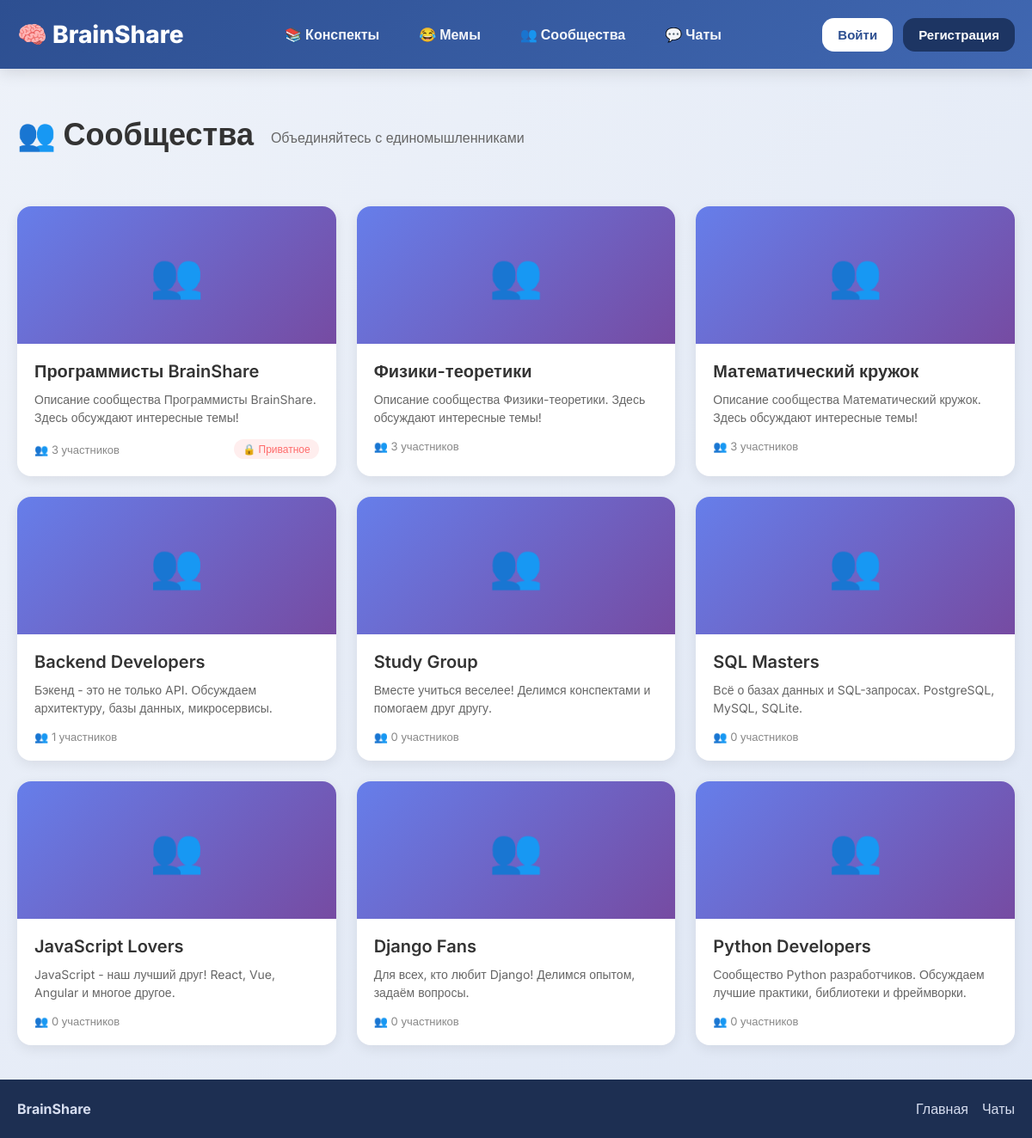
The page /communities/ on the database its author committed.
### communities/models.py (models this page shows, shortened)
class Community(models.Model):
    name = models.CharField(max_length=100, verbose_name="Название")
    description = models.TextField(verbose_name="Описание", blank=True)
    image = models.ImageField(
        upload_to='communities/',
        verbose_name="Изображение",
        blank=True,
        null=True
    )
    creator = models.ForeignKey(
        User,
        on_delete=models.CASCADE,
        related_name='created_communities',
        verbose_name="Создатель"
    )
    members = models.ManyToManyField(
        User,
        through='CommunityMembership',
        related_name='communities',
        verbose_name="Участники"
    )
    created_at = models.DateTimeField(auto_now_add=True, verbose_name="Дата создания")
    is_private = models.BooleanField(default=False, verbose_name="Приватное")
    class Meta:
        verbose_name = "Сообщество"
        verbose_name_plural = "Сообщества"
        ordering = ['-created_at']
    @property
    def members_count(self):
        return self.members.count()

### communities/views.py (the view)
# urls.py: path('', views.community_list, name='community_list'),
def community_list(request):
    communities = Community.objects.all()
    return render(request, 'communities/community_list.html', {
        'communities': communities
    })

### communities/templates/communities/community_list.html (shortened to what this page needs)
{% extends 'base.html' %}
{% block content %}
<div class="communities-page">
    <div class="page-header">
        <div class="header-content">
            <h1>👥 Сообщества</h1>
            <p>Объединяйтесь с единомышленниками</p>
        </div>
    </div>
    {% if communities %}
    <div class="communities-grid">
        {% for community in communities %}
        <a href="{% url 'communities:community_detail' community_id=community.id %}" class="community-card">
            {% if community.image %}
            <div class="community-image">
                <img src="{{ community.image.url }}" alt="{{ community.name }}">
            </div>
            {% else %}
            <div class="community-image placeholder">
                <span>👥</span>
            </div>
            {% endif %}
            <div class="community-content">
                <h3>{{ community.name }}</h3>
                <p class="community-description">
                    {{ community.description|truncatewords:15|default:"Нет описания" }}
                </p>
                <div class="community-meta">
                    <span class="members-count">👥 {{ community.members_count }} участников</span>
                    {% if community.is_private %}
                    <span class="private-badge">🔒 Приватное</span>
                    {% endif %}
                </div>
            </div>
        </a>
        {% endfor %}
    </div>
    {% endif %}
</div>
{% endblock %}

### brainshare/templates/base.html (style rules this page uses)
* { margin: 0; padding: 0; box-sizing: border-box; }
body { font-family: 'Inter', sans-serif; background: linear-gradient(135deg, #eef2f9 0%, #dfe7f5 100%); min-height: 100vh; display: flex; flex-direction: column; color: #222; }
.header-content { min-height: 80px; display: flex; align-items: center; justify-content: space-between; gap: 20px; flex-wrap: wrap; padding: 14px 0; }

### communities/templates/communities/community_list.html (style rules this page uses)
.communities-page { max-width: 1200px; margin: 0 auto; padding: 40px 20px; }
.page-header { display: flex; justify-content: space-between; align-items: center; margin-bottom: 40px; flex-wrap: wrap; gap: 20px; }
.header-content h1 { font-size: 36px; color: #333; margin-bottom: 8px; }
.header-content p { color: #666; font-size: 16px; }
.communities-grid { display: grid; grid-template-columns: repeat(auto-fill, minmax(320px, 1fr)); gap: 24px; }
.community-card { background: white; border-radius: 16px; overflow: hidden; box-shadow: 0 4px 15px rgba(0,0,0,0.08); transition: all 0.3s; text-decoration: none; color: inherit; display: block; }
.community-image { height: 160px; overflow: hidden; }
.community-image.placeholder { background: linear-gradient(135deg, #667eea, #764ba2); display: flex; align-items: center; justify-content: center; }
.community-image.placeholder span { font-size: 50px; }
.community-content { padding: 20px; }
.community-content h3 { font-size: 20px; font-weight: 600; color: #333; margin-bottom: 10px; }
.community-description { color: #666; font-size: 14px; line-height: 1.5; margin-bottom: 15px; }
.community-meta { display: flex; justify-content: space-between; align-items: center; flex-wrap: wrap; gap: 10px; }
.members-count { color: #888; font-size: 13px; }
.private-badge { background: #fee; color: #ff6b6b; padding: 4px 10px; border-radius: 12px; font-size: 12px; font-weight: 500; }

### rows shown on the page
Community: name "Программисты BrainShare", description "Описание сообщества Программисты BrainShare. Здесь обсуждают интересные темы!", members_count "3", is_private "🔒 Приватное"
Community: name "Физики-теоретики", description "Описание сообщества Физики-теоретики. Здесь обсуждают интересные темы!", members_count "3"
Community: name "Математический кружок", description "Описание сообщества Математический кружок. Здесь обсуждают интересные темы!", members_count "3"
Community: name "Backend Developers", description "Бэкенд - это не только API. Обсуждаем архитектуру, базы данных, микросервисы.", members_count "1"
Community: name "Study Group", description "Вместе учиться веселее! Делимся конспектами и помогаем друг другу.", members_count "0"
Community: name "SQL Masters", description "Всё о базах данных и SQL-запросах. PostgreSQL, MySQL, SQLite.", members_count "0"
Community: name "JavaScript Lovers", description "JavaScript - наш лучший друг! React, Vue, Angular и многое другое.", members_count "0"
Community: name "Django Fans", description "Для всех, кто любит Django! Делимся опытом, задаём вопросы.", members_count "0"
Community: name "Python Developers", description "Сообщество Python разработчиков. Обсуждаем лучшие практики, библиотеки и фреймворки.", members_count "0"
